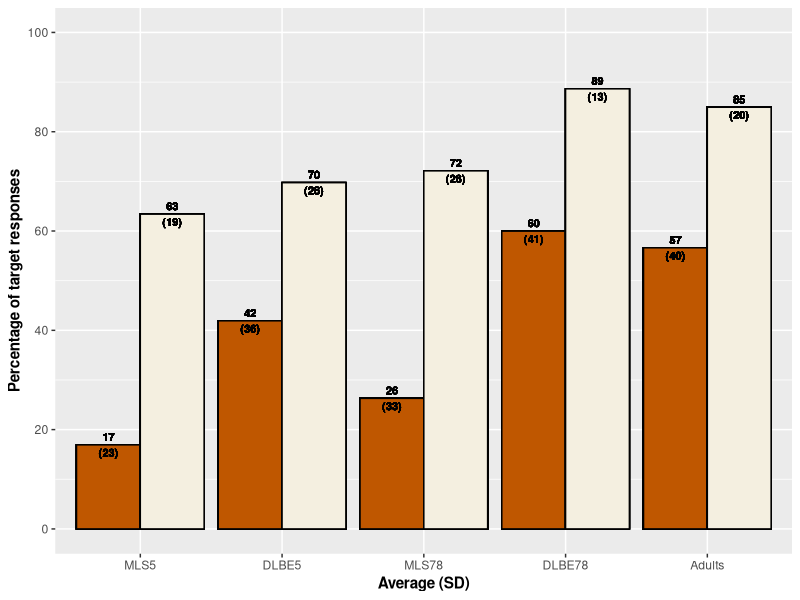
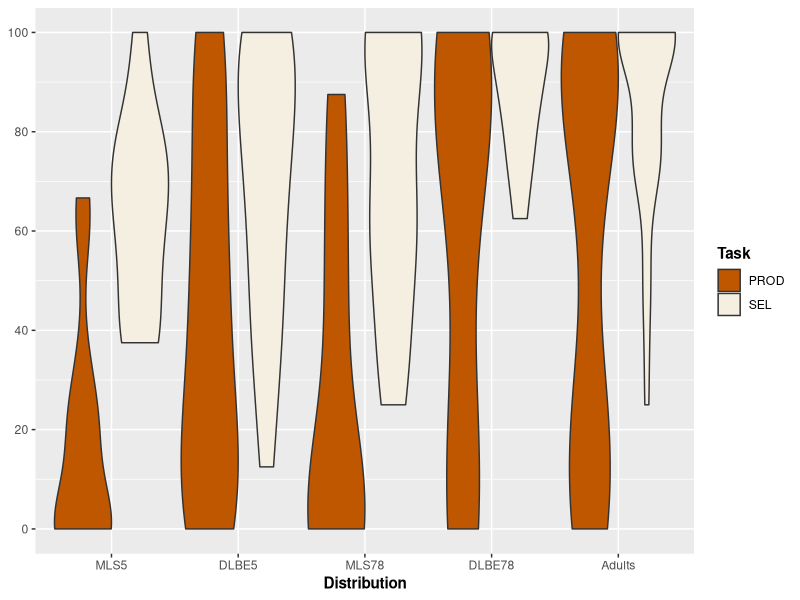
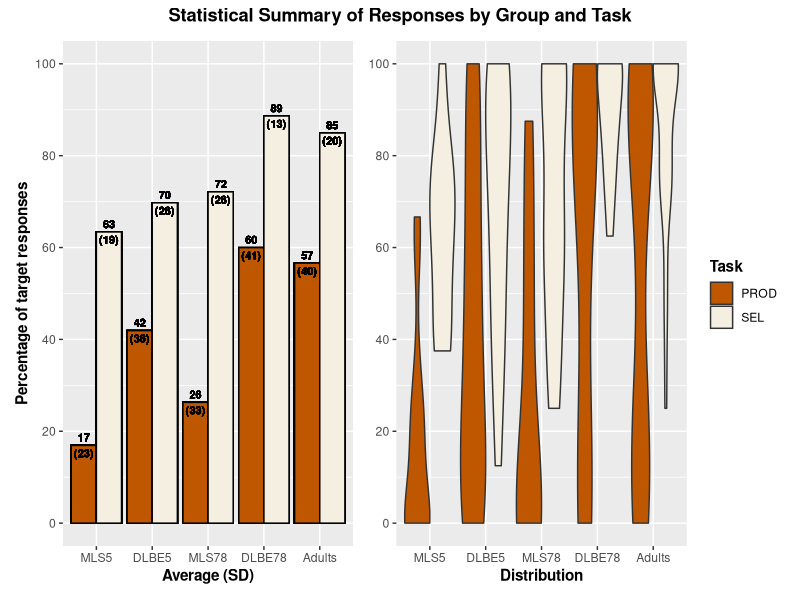
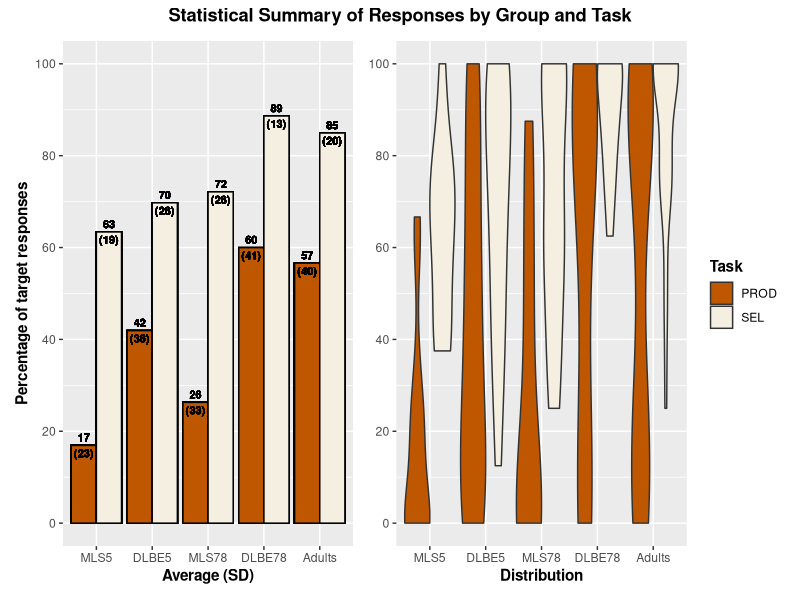

The R source for these figures, in order:
library(tidyverse)
library(here)
library(patchwork)


# Create dataframes
## Load CSVs
DOM_EPT <- read_csv(here("Manuscripts", "SLR (Multiple Baselines)", "Data", "SLR Multiple Baselines DOM Production.csv")) %>% 
  mutate(Structure = "DOM")%>% 
  select(!Mood)

DOM_FCT <- read_csv(here("Manuscripts", "SLR (Multiple Baselines)", "Data", "SLR Multiple Baselines DOM Selection.csv")) %>% 
  mutate(Structure = "DOM")%>% 
  select(!Mood)


## Join dataframes
Master <- rbind(DOM_EPT, DOM_FCT)
Master$Group <- factor(Master$Group, levels = c("MLS-5", "DLBE-5", "MLS-7/8", "DLBE-7/8", "Adults"))


# Compute graphs
## Create axis modification
Abbreviations <- c("MLS5", "DLBE5", "MLS78", "DLBE78", "Adults")


## Calculate graphs
Master_Bar <- Master %>%
  filter(!is.na(Response)) %>%
  group_by(Structure, Group, Task) %>%
  summarize(Total_Accuracy  = sum(Response, na.rm = TRUE),
            Total_Responses = n(),
            Ratio = 100 * Total_Accuracy / Total_Responses,
            .groups = "drop")

Master_Box <- Master %>%
  filter(!is.na(Response)) %>%
  group_by(Part_ID, Structure, Group, Task) %>%
  summarize(Total_Accuracy  = sum(Response, na.rm = TRUE),
            Total_Responses = n(),
            Ratio = 100 * Total_Accuracy / Total_Responses,
            .groups = "drop")


## Summary of SDs for bar graph
Master_Bar_Summary <- Master_Box %>%
  group_by(Structure, Group, Task) %>%
  summarize(Average = mean(Ratio, na.rm = TRUE), 
            SD = sd(Ratio, na.rm = TRUE), 
            .groups = "drop") %>% 
  left_join(Master_Box, Master_Bar_Summary, by = c("Structure", "Group", "Task"))


# Create plots
## Bar graph
Bar_Graph <- Master_Bar_Summary %>% 
  ggplot(aes(x = Group, y = Average, fill = Task)) +
  geom_bar(position = "dodge", color = "black", stat = "identity") +
  scale_x_discrete(labels= Abbreviations) +
  scale_y_continuous(breaks = seq (0, 100, 20),
                     limits = c(0, 100)) +
  geom_text(aes(label = paste0(round(Average), "\n(", round(SD), ")")),
            position = position_dodge(width = .9),
            vjust = 0.5,
            size = 2.75,
            fontface = "bold") +
  scale_fill_manual(values = c("#BF5700", "#F4EFE0")) +
  labs(x = "Average (SD)", y = "Percentage of target responses") +
  theme(axis.title = element_text(face = "bold"),
        plot.title = element_text(hjust = 0.5, face = "bold"),
        legend.position = "none",
        strip.text = element_text(face = "bold"),
        strip.text.x = element_text(face = "bold"))

Bar_Graph

## Generate boxplot
Boxplot <- Master_Box %>% 
  ggplot(aes(x = Group, y = Ratio, fill = Task)) +
  geom_violin(position = position_dodge(width = 0.9),
              trim = TRUE,
              scale = "width") +
  scale_x_discrete(labels = Abbreviations) +
  scale_y_continuous(breaks = seq(0, 100, 20),
                     limits = c(0, 100)) +
  scale_fill_manual(values = c("#BF5700", "#F4EFE0"), labels = c("PROD", "SEL")) +
  labs(x = "Distribution", y = "Percentage of responses") +
  theme(axis.title = element_text(face = "bold"),
        legend.title = element_text(face = "bold"),
        strip.text = element_text(face = "bold"),
        axis.title.y = element_blank())

Boxplot  


## Create joint plot
Group_Plot <- (Bar_Graph + Boxplot) + 
  plot_annotation(title = "Statistical Summary of Responses by Group and Task") & 
  theme(plot.title = element_text(face = "bold", hjust = 0.5))

Group_Plot

ggsave(filename = here("Manuscripts", "SLR (Multiple Baselines)", "Graphs", "SLR Multiple Baselines Figure 4.pdf"),
       plot = Group_Plot,
       device = "pdf",
       width = 7,
       height = 3.5,
       units = "in")
 
